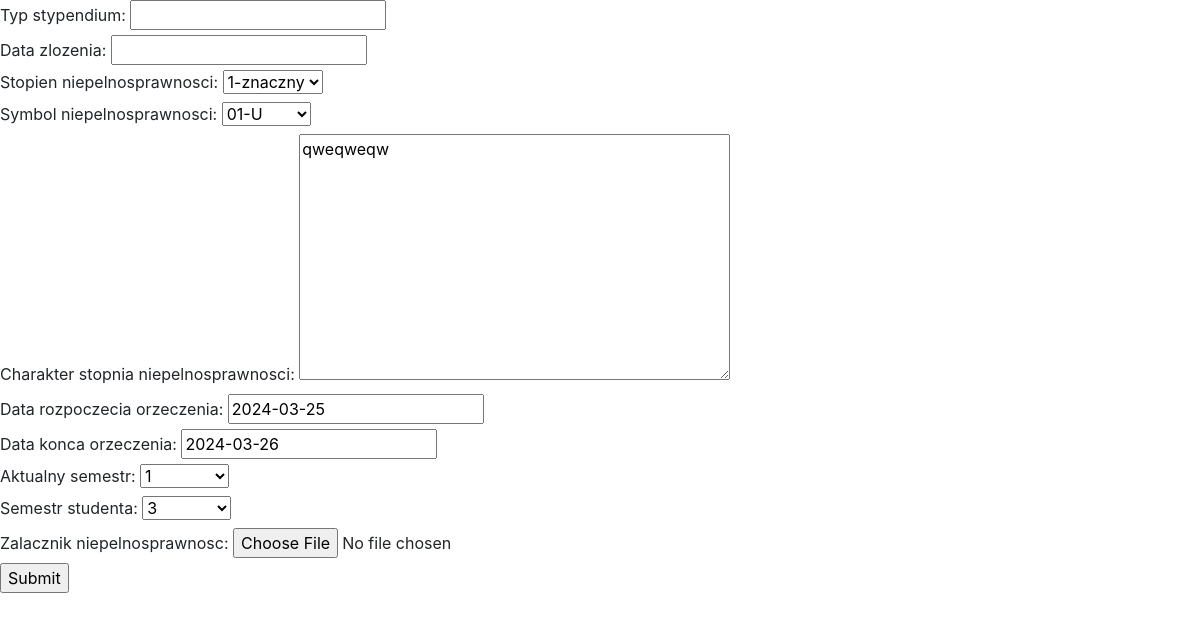
The page /edytuj_form_niepelno/1/ on the database as committed earlier.
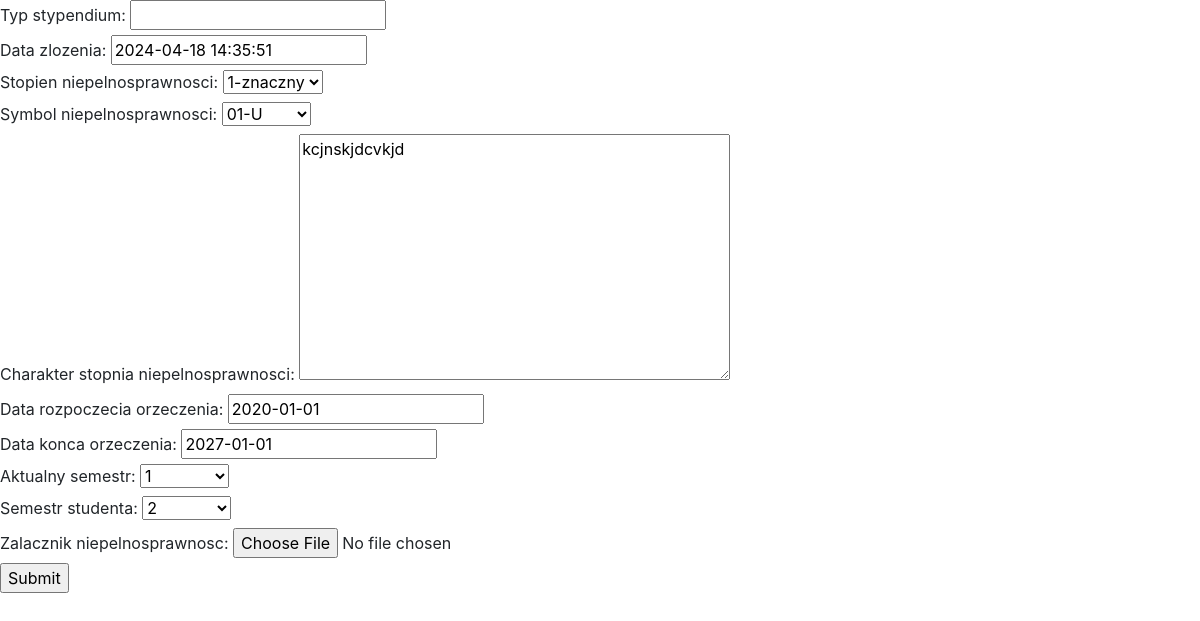
The same page on the database as committed later.
### api/models.py (models this page shows)
class Formularz(models.Model):
    id_formularza = models.IntegerField(primary_key=True)
    typ_stypendium = models.CharField(null=True, blank=True, max_length=30)
    id_student = models.IntegerField(null=True, blank=True)
    data_zlozenia = models.DateTimeField(null=True, blank=True)
    przychod_bez_podatku = models.FloatField(null=True, blank=True)
    srednia_ocen = models.FloatField(null=True, blank=True)
    dodatkowe_informacje = models.TextField(null=True, blank=True)
    plik_orzeczenie = models.ImageField(null=True, blank=True, upload_to='dokumenty/orzeczenia')
    id_osiagniecia = models.IntegerField(null=True, blank=True)
    oswiadczenie_prawo_o_szkolnictwie = models.BooleanField(default=False)
    oswiadczenie_gospodarstwo_domowe = models.BooleanField(default=False)
    oswiadczenie_dochody = models.BooleanField(default=False)
    zalacznik = models.FileField(null=True, blank=True, upload_to='dokumenty/zalaczniki')
    stopien_niepelnosprawnosci = models.ForeignKey('StopienNiepelnosprawnosci', on_delete=models.CASCADE)
    symbol_niepelnosprawnosci = models.ForeignKey('SymbolNiepelnosprawnosci', on_delete=models.CASCADE)
    charakter_stopnia_niepelnosprawnosci = models.TextField(null=True, blank=True, max_length=100)
    data_rozpoczecia_orzeczenia = models.DateField(null=True, blank=True)
    data_konca_orzeczenia = models.DateField(null=True, blank=True)
    aktualny_semestr = models.ForeignKey('AktualnySemestr', on_delete=models.CASCADE)
    semestr_studenta = models.ForeignKey('SemestrStudenta', on_delete=models.CASCADE)
    zalacznik_niepelnosprawnosc = models.FileField(null=True, blank=True, upload_to='dokumenty/zalaczniki_niepelnosprawnosci')

### api/views.py (the view)
# urls.py: path('edytuj_form_niepelno/<str:pk>/', EdytujFormNiepelno, name='edytuj_form_niepelno'),
def EdytujFormNiepelno(request,pk):
    formularz = Formularz.objects.get(id_formularza=pk)
    form = SkladanieFormularzaDlaNiepelnosprawnych(instance=formularz)
    if request.method == 'POST':
        form = SkladanieFormularzaDlaNiepelnosprawnych(request.POST, instance=formularz)
        if form.is_valid():
            form.save()
            return redirect('/admin_tables')
    context = {'form': form}
    return render(request, 'website/edytuj_form_niepelno.html',context)

### api/forms.py (shortened to what this page needs)
class SkladanieFormularzaDlaNiepelnosprawnych(forms.ModelForm):
    class Meta:
        model = Formularz
        fields = ['typ_stypendium', 'data_zlozenia', 'stopien_niepelnosprawnosci', 'symbol_niepelnosprawnosci', 'charakter_stopnia_niepelnosprawnosci', 'data_rozpoczecia_orzeczenia','data_konca_orzeczenia', 'aktualny_semestr', 'semestr_studenta', 'zalacznik_niepelnosprawnosc']

### api/models.py (called while the page is built)
    def __str__(self):
        return str(self.nazwa_symbolu)

    def __str__(self):
        return str(self.nazwa_stopnia)

    def __str__(self):
        return str(self.semestr)

    def __str__(self):
        return str(self.semestr)

### api/templates/website/edytuj_form_niepelno.html (shortened to what this page needs)
{% extends "navbar.html" %}
    {% block content %}
    <form action="" method="POST">
        {{form}}
        <input type="submit" name="Submit">
    </form>
    {% endblock %}

Rows that differ between the two databases and show on the page:
changed Formularz "1-znaczny": data_zlozenia (not shown) → "2024-04-18 14:35:51"; charakter_stopnia_niepelnosprawnosci "qweqweqw" → "kcjnskjdcvkjd"; data_rozpoczecia_orzeczenia "2024-03-25" → "2020-01-01"; data_konca_orzeczenia "2024-03-26" → "2027-01-01"; semestr_studenta "3" → "2"
